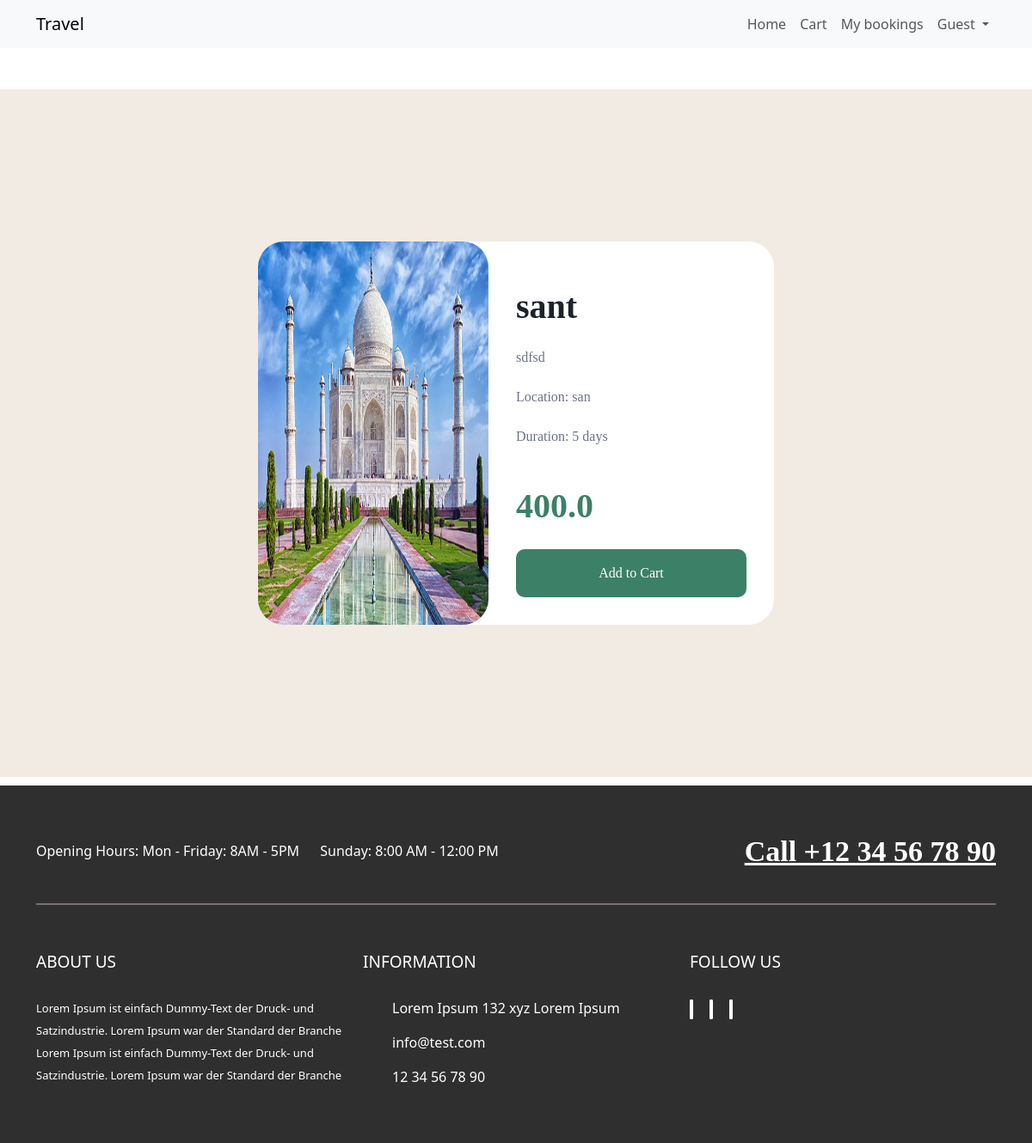
The app's page /travel/trip/4/view/ with its own data.
### travel/models.py (models this page shows)
class Trip(models.Model):
    id = models.AutoField(primary_key=True)
    name = models.CharField(max_length=255)
    description = models.TextField()
    price = models.FloatField()
    duration_days = models.IntegerField()
    image = models.ImageField(null=True, blank=True, upload_to="trips/")
    location = models.CharField(max_length=255)

### travel/views.py (the view)
# urls.py: path('trip/<int:id>/view/', views.view_trip, name="view-trip"),
def view_trip(request, id):
    context = {
        'trip': Trip.objects.filter(id=id).first(),
    }
    return render(request, 'view-trip.html', context)

### travel/templates/view-trip.html (shortened to what this page needs)
{% extends "layouts/app.html" %}
{% load static %}
{% block content %}
  {% if trip %}
  <section class="view py-4">
    <article class="cards">
      <div class="left-card">
        <img
          class="poster-img1"
          src="{% if trip.image %}{{ trip.image.url }}{% else %}{% static 'no_image.jpg' %}{% endif %}"
          alt="{{ trip.name }}"
        />
      </div>
      <div class="right-card">
        <h1 class="main-title">{{ trip.name }}</h1>
        <p class="summary">
          {{ trip.description }}
        </p>
        <p class="summary">Location: {{ trip.location }}</p>
        <p class="summary">Duration: {{ trip.duration_days }} days</p>
        <div class="price">
          <p class="current-price">{{ trip.price }}</p>
        </div>
        <a href="{% url 'add_to_cart' trip.id %}" class="btn btn-sm btn-primary">Add to Cart</a>
      </div>
    </article>
  </section>
  {% endif %}
{% endblock %}

### travel/assets/style.css (style rules this page uses)
* { box-sizing: border-box; margin: 0; }
.view { font-family: "Montserrat", "Fraunces", "Open Sans", sans-serif; display: flex; justify-content: center; align-items: center; min-height: 100vh; background-color: #f2ebe3; }
.cards { width: 50vw; margin: 0 auto; display: flex; border-radius: 30px; background-color: #fff; }
.poster-img1 { width: 100%; height: 100%; border-radius: 30px; }
.left-card, .right-card { flex: 1; }
.right-card { margin: 2rem; display: flex; flex-direction: column; align-items: flex-start; overflow: hidden; }
.main-title { font-family: "Fraunces"; font-weight: 700; font-size: 2.5rem; color: #1c232b; margin: 0.5em 0; }
.summary { font-family: "Montserrat"; font-weight: 500; font-size: 1rem; line-height: 30px; color: #6c7289; }
.price { display: inline-flex; align-items: center; }
.current-price { font-family: "Fraunces"; font-weight: 700; font-size: 2.5rem; color: #3c8067; margin: 0.5em 0.5em 0.5em 0; }
.btn { font-family: "Montserrat"; font-weight: 500; font-size: 1rem; width: 100%; color: #fff; background-color: #3c8067; padding: 1em; border-radius: 10px; border:none; transition: 0.5s; }

### records on screen
Trip: image (picture), name "sant", description "sdfsd", location "san", duration_days "5", price "400.0"
